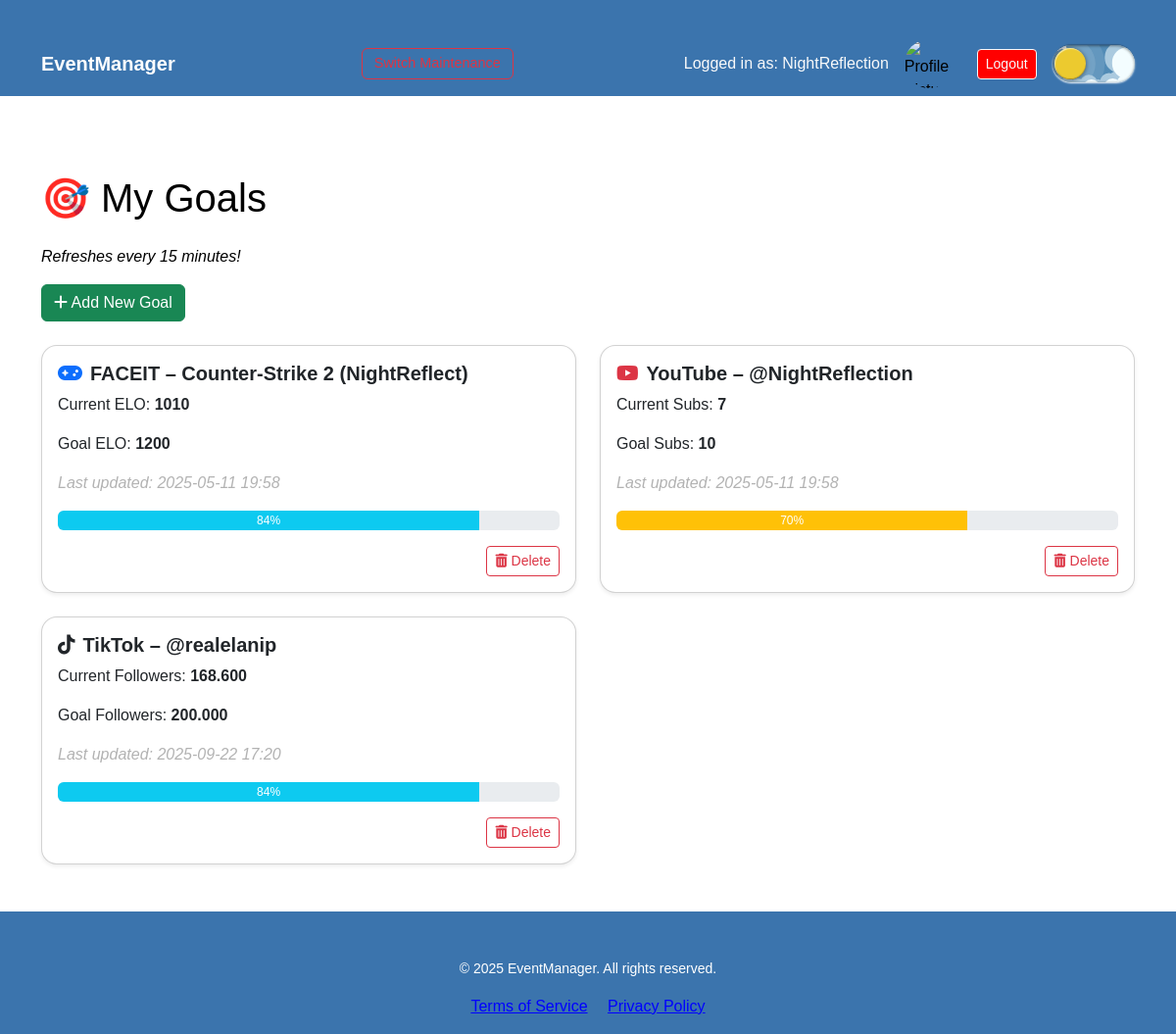
The page /goals (signed in) on the database as committed earlier.
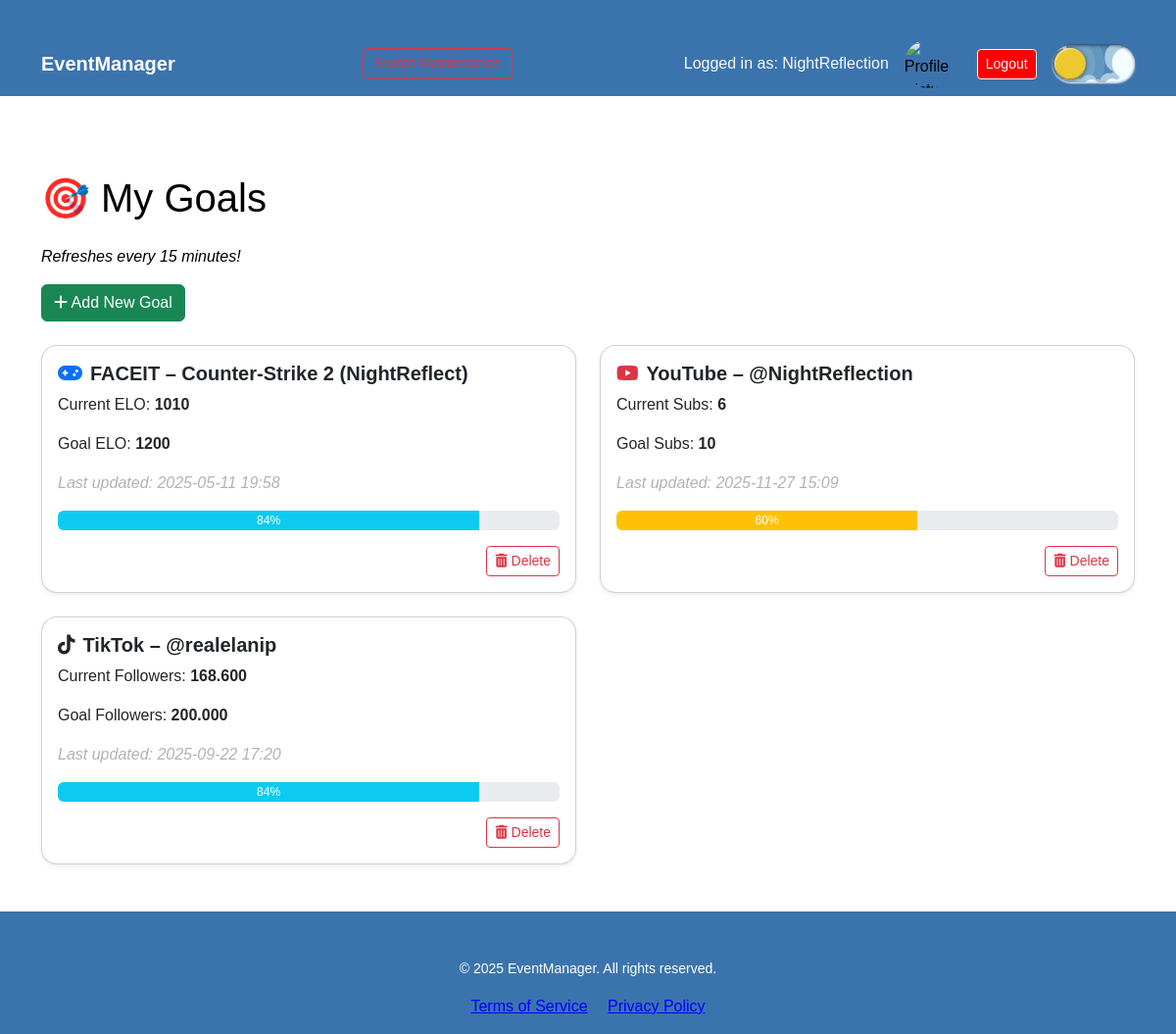
The same page on the database as committed later.
### main.py (models this page shows)
class User(db.Model):
    id = db.Column(db.Integer, primary_key=True)
    username = db.Column(db.String(50), unique=False, nullable=False)
    email = db.Column(db.String(100), unique=True, nullable=False)
    password = db.Column(db.String(255), nullable=False)
    phone_number = db.Column(db.String(255), unique=True, nullable=True)
    premium = db.Column(db.Boolean, default=False)
    timezone = db.Column(db.String(50), nullable=True)
    pfp = db.Column(db.LargeBinary, nullable=True)
    role = db.Column(db.String(50), nullable=True)

class Goal(db.Model):
    id = db.Column(db.Integer, primary_key=True)
    nickname = db.Column(db.String(80))
    game = db.Column(db.String(50), nullable=True)
    game_name = db.Column(db.String(50), nullable=True)
    current_elo = db.Column(db.Integer)
    goal_elo = db.Column(db.Integer)
    platform = db.Column(db.String(20))
    custom_name = db.Column(db.String(100), nullable=True)
    last_updated = db.Column(db.DateTime(timezone=True), server_default=db.func.now())
    user_id = db.Column(db.Integer, db.ForeignKey('user.id'), nullable=False)
    user = db.relationship('User', backref=db.backref('goals', lazy=True))
    def progress(self):
        if self.goal_elo == 0:
            return 0
        return min(100, int((self.current_elo / self.goal_elo) * 100))

### main.py (the view, shortened to what this page needs)
@app.route('/goals', methods=['GET', 'POST'])
def goals():
    error = None
    user = User.query.get(session['user_id']) if 'user_id' in session else None
    goals_list = Goal.query.filter_by(user_id=user.id).all() if user else []
    return render_template("goals.html", goals=goals_list, faceit_games=FACEIT_GAMES, user=user)

### main.py (called while the page is built)
@app.context_processor
def inject_user():
    user = None
    if 'user_id' in session:
        user = User.query.get(session['user_id'])
    return dict(user=user)

@app.before_request
def maintenance():
    if request.endpoint in ["toggle_maintenance", "terms_of_service", "privacy_policy"]:
        return
    if not MAINTENANCE_MODE:
        return
    if 'user_id' in session:
        user = User.query.get(session['user_id'])
        if user and user.role == "admin":
            return
    return render_template("maintenance.html"), 503

@app.template_filter('localtime')
def localtime_filter(utc_dt, tz_str):
    if not utc_dt or not tz_str:
        return utc_dt
    try:
        local_dt = utc_dt.replace(tzinfo=ZoneInfo("UTC")).astimezone(ZoneInfo(tz_str))
        return local_dt.strftime('%Y-%m-%d %H:%M')
    except Exception:
        return utc_dt.strftime('%Y-%m-%d %H:%M')

### templates/goals.html (shortened to what this page needs)
{% extends "base.html" %}
{% block content %}
<h1 class="mb-4">🎯 My Goals</h1>
<p><i>Refreshes every 15 minutes!</i></p>
<button class="btn btn-success mb-4" type="button" data-bs-toggle="collapse" data-bs-target="#addGoalForm" aria-expanded="false" aria-controls="addGoalForm">
    <i class="fas fa-plus"></i> Add New Goal
</button>
<div class="row row-cols-1 row-cols-md-2 g-4">
    {% for goal in goals %}
        <div class="col">
            <div class="card shadow-sm">
                <div class="card-body">
                    <h5 class="card-title">
                        {% if goal.platform == 'faceit' %}
                            <i class="fas fa-gamepad me-2 text-primary"></i>FACEIT – {{ goal.game_name }} ({{ goal.nickname }})
                        {% elif goal.platform == 'youtube' %}
                            <i class="fab fa-youtube me-2 text-danger"></i>YouTube – {{ goal.nickname }}
                        {% elif goal.platform == 'tiktok' %}
                            <i class="fab fa-tiktok me-2 text-dark"></i>TikTok – @{{ goal.nickname }}
                        {% elif goal.platform == 'custom' %}
                            <i class="fas fa-bullseye me-2 text-success"></i>{{ goal.custom_name }}
                        {% endif %}
                    </h5>
                    {% if goal.platform == 'faceit' %}
                        <p>Current ELO: <strong>{{ goal.current_elo }}</strong></p>
                        <p>Goal ELO: <strong>{{ goal.goal_elo }}</strong></p>
                    {% elif goal.platform == 'youtube' %}
                        {% if goal.current_elo >= 10000 %}
                            <p>Current Subs: <strong>~{{ "{:,.0f}".format(goal.current_elo).replace(',', '.') }}</strong> <small class="text-muted">(approx.)</small></p>
                        {% else %}
                            <p>Current Subs: <strong>{{ "{:,.0f}".format(goal.current_elo).replace(',', '.') }}</strong></p>
                        {% endif %}
                        <p>Goal Subs: <strong>{{ "{:,.0f}".format(goal.goal_elo).replace(',', '.') }}</strong></p>
                    {% elif goal.platform == 'tiktok' %}
                        <p>Current Followers:
                            {% if goal.current_elo == 1 %}
                                <em>Fetching...</em>
                            {% else %}
                                <strong>{{ "{:,.0f}".format(goal.current_elo).replace(',', '.') }}</strong>
                            {% endif %}
                        </p>
                        <p>Goal Followers: <strong>{{ "{:,.0f}".format(goal.goal_elo).replace(',', '.') }}</strong></p>
                    {% endif %}
                    <p style="color: gray; opacity: 0.6; font-style: italic;">Last updated: {{ goal.last_updated|localtime(user.timezone) }}</p>
                    <div class="progress mb-2" style="height: 1.25rem;">
                        <div class="progress-bar {% if goal.progress() >= 100 %}bg-success{% elif goal.progress() >= 75 %}bg-info{% elif goal.progress() >= 50 %}bg-warning{% else %}bg-danger{% endif %}"
                            role="progressbar"
                            style="width: {{ goal.progress() if goal.progress() is number else 0 }}%;">
                            {{ goal.progress() if goal.progress() is number else 0 }}%
                        </div>
                    </div>
                    <form method="POST" action="{{ url_for('delete_goal', goal_id=goal.id) }}" class="mt-3 text-end">
                        <button type="submit" class="btn btn-outline-danger btn-sm">
                            <i class="fas fa-trash-alt"></i> Delete
                        </button>
                    </form>
                </div>
            </div>
        </div>
    {% endfor %}
</div>
{% endblock %}

### templates/base.html (shortened to what this page needs)
<!DOCTYPE html>
<html lang="en">
  <head>
    <link rel="stylesheet" href="https://cdn.jsdelivr.net/npm/bootstrap@5.3.0/dist/css/bootstrap.min.css" />
    <link rel="stylesheet" href="{{ url_for('static', filename='style.css') }}" />
    <link rel="stylesheet" href="https://cdnjs.cloudflare.com/ajax/libs/font-awesome/5.15.4/css/all.min.css" />
    <link href="https://cdnjs.cloudflare.com/ajax/libs/font-awesome/6.5.0/css/all.min.css" rel="stylesheet" />
    <link rel="stylesheet" href="https://cdnjs.cloudflare.com/ajax/libs/font-awesome/6.5.0/css/all.min.css">
    <link href="https://cdnjs.cloudflare.com/ajax/libs/font-awesome/6.0.0/css/all.min.css" rel="stylesheet">
  </head>
  <body>
    <nav class="navbar navbar-expand-lg navbar-dark bg-dark">
      <div class="container d-flex justify-content-between align-items-center">
        <a class="navbar-brand" href="{{ url_for('home') }}">EventManager</a>
        {% if user and user.role == 'admin' %}
            <a href="{{ url_for('toggle_maintenance') }}" class="btn btn-outline-danger btn-small">Switch Maintenance</a>
        {% endif %}
        <div class="d-flex align-items-center gap-3"> {% if session.get('user_id') and session.get('username')%} <span class="text-light me-3">Logged in as: {{ session['username'] }}</span>
          <img src="{{ url_for('user_pfp', user_id=session['user_id']) }}" alt="Profile Picture" width="50" height="50" style="border-radius:50%; margin-left:-1em; margin-right:0.5em;">
          <a href="{{ url_for('logout') }}" class="btn btn-sm btn-outline-light" style="background-color: red;">Logout</a> {% endif %} <label class="theme-switch" aria-label="Toggle light/dark mode" title="Toggle light/dark mode">
            <div class="theme-switch__container">
              <div class="theme-switch__circle-container">
                <div class="theme-switch__sun-moon-container">
                </div>
                <div class="theme-switch__clouds"></div>
                <div class="theme-switch__stars-container">
                  <i class="fas fa-star" style="font-size: 0.7em; margin-left: 0.3em;"></i>
                </div>
              </div>
            </div>
          </label>
        </div>
      </div>
    </nav>
    <div class="container mt-5"> {% block content %}{% endblock %} </div>
    <footer class="bg-dark text-white mt-5 py-3">
      <div class="container text-center">
        <small>&copy; 2025 EventManager. All rights reserved.</small>
        <div class="mt-2">
          <a href="{{ url_for('terms_of_service') }}" class="me-3 tos_pp">Terms of Service</a>
          <a href="{{ url_for('privacy_policy') }}" class="tos_pp">Privacy Policy</a>
        </div>
      </div>
    </footer>
  </body>
</html>

### static/style.css (style rules this page uses)
body.light-mode { background-color: #f4f4f4; color: black; font-family: Arial, sans-serif; }
body.light-mode .tos_pp { color: blue; }
button { font-size: 1.125em; border-radius: 0.3125em; }
.navbar { margin-bottom: 2em; }
.navbar-brand { font-weight: bold; }
.container { margin-top: 2em; }
.card { transition: transform 0.2s ease-in-out, box-shadow 0.2s; border-radius: 1em; }
.card-title { font-size: 1.25rem; font-weight: bold; cursor: pointer; text-decoration: none; }

Rows that differ between the two databases and show on the page:
changed Goal "@NightReflection": current_elo "7" → "6"; last_updated "2025-05-11 19:58" → "2025-11-27 15:09"; goal_elo+current_elo "70" → "60"
